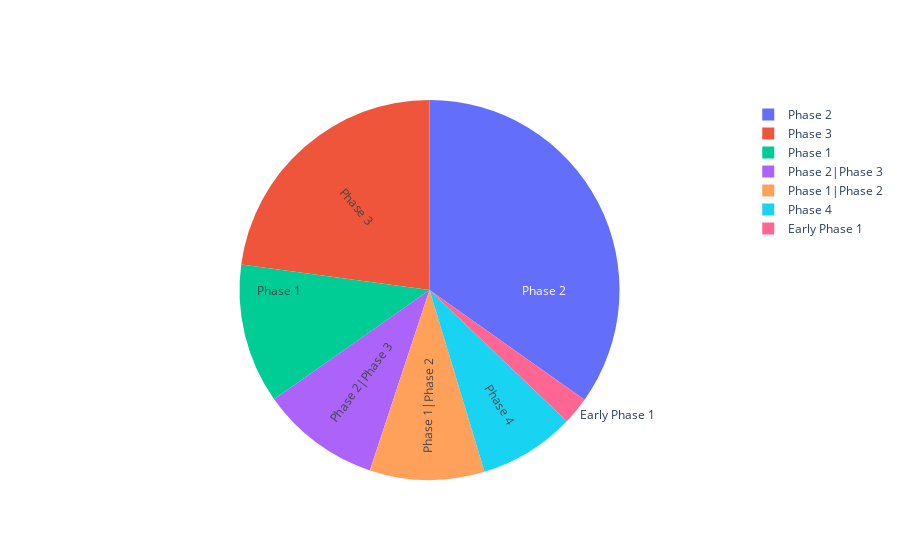

The cell this chart's notebook holds for it:
### Code cell
labels = trials['Phases'].value_counts().drop('Not Applicable').index
values = trials['Phases'].value_counts().drop('Not Applicable').values
fig = go.Figure(data=[go.Pie(labels=labels, values=values, textinfo='label',
                             insidetextorientation='radial')])
fig.show()

### Figure 1 — Plotly figure (JSON) as saved in the notebook; plotly's stock layout.template omitted (floating-point values rounded to 4 significant figures)
{"data": [{"insidetextorientation": "radial", "labels": ["Phase 2", "Phase 3", "Phase 1", "Phase 2|Phase 3", "Phase 1|Phase 2", "Phase 4", "Early Phase 1"], "textinfo": "label", "type": "pie", "values": [685, 450, 234, 200, 192, 161, 46]}], "layout": {}}
